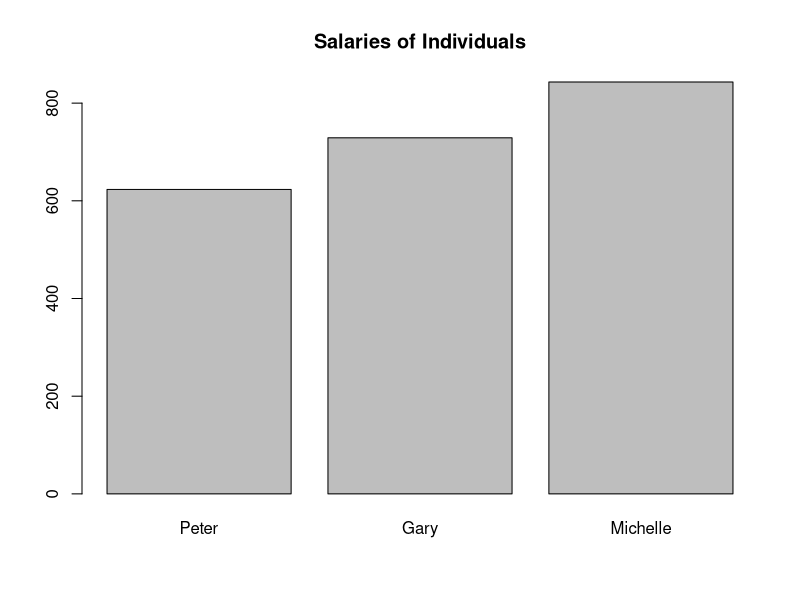
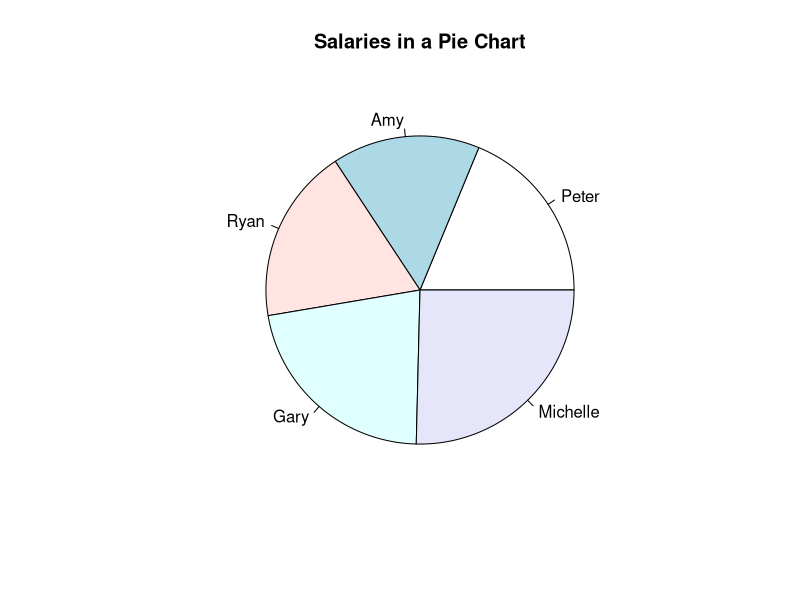

Generate these figures, in order, with R: (Note: this script raises an error after producing the figures.)
## ---- chunk 1
#Question 1

matrix1 <- matrix(c(7,2,9,4,12,13), nrow = 2, ncol = 3)
matrix2 <- matrix(c(1,2,3,7,8,9,12,13,14,19,20,21), nrow = 3, ncol = 4)

matrixproduct <- matrix1 %*% matrix2

#Resulting Matrix
matrixproduct
## ---- chunk 2
#Question 2

#A
dataframe <- data.frame(
  id = c(1,2,3,4,5),
  name = c('Peter', 'Amy', 'Ryan', 'Gary', 'Michelle'),
  salary = c(623.30, 515.20, 611.00, 729.00, 843.25)
)
dataframe
## ---- chunk 3
#B
department <- data.frame(
  department = c('IT', 'HR', 'Sales', 'PR', 'Research')
)
df_with_department <- cbind(dataframe, department)
#B, resulting Matrix with Departments
df_with_department

## ---- chunk 4
#C 
df_with_department[c(1,3,5), c(2,3)]
## ---- chunk 5
#D
barchart_df <- df_with_department[c(1,4,5), c(2,3)]
barchart_df
barplot(barchart_df$salary, main = 'Salaries of Individuals', names.arg = barchart_df$name)
## ---- chunk 6
#E
df_with_department$name[which.max(df_with_department$salary)]
df_with_department$name[which.min(df_with_department$salary)]
df_with_department$name[df_with_department$salary == median(df_with_department$salary)]

lbls <- 

pie(df_with_department$salary, labels = df_with_department$name, main = 'Salaries in a Pie Chart')
## ---- chunk 7
#Question 3
library(hash)
#Function 1 (if else)

mapping <- hash()
mapping[['rock']] <- 0
mapping[['paper']] <- 1
mapping[['scissors']] <- 2

trials = 1
intcompmove = floor(runif(trials, min=0, max=3))
if (intcompmove == 0){compmove = 'rock'
}else if (intcompmove == 1){compmove == 'paper'
  }else {compmove == 'scissors'}

player_move <- readline(prompt = 'Enter rock, paper, or scissors: ')

print(paste("Computer's move is", compmove))

if (mapping[[player_move]] == intcompmove){print("Even")
}else if ((intcompmove + 1) %% 3 == player_move){print('You Win')
    }else {print('Computer Wins')}

## ---- chunk 8
#Function 2 (for / while loop)

while(TRUE){
  
}
